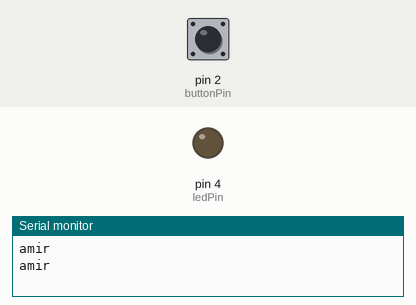
This sketch was run on a simulated Arduino Uno, built with avr-gcc and run on an emulated ATmega328P. Parts: output pins drawn as LEDs (lit = HIGH), the last lines printed to the serial monitor. The inputs (shaded band) are chosen by the test bench; at power-on: pin 2 (buttonPin) HIGH.

Above: at 1.2 s.
1.3 s: pin 2 (buttonPin) pulled LOW for 0.15 s
At 6.4 s:
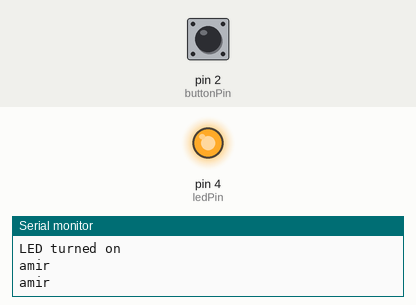
Timing chart, 0 to 11.5 s (numbered marks = the images above; inputs shaded):
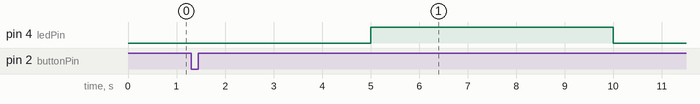

Measured:
- after the input at 1.3 s, pin 4 (ledPin): LOW → HIGH after 3.7 s instead of 8.7 s

The sketch:

sketch_jul14c.ino
```cpp
const int buttonPin = 2;  // Pin for the button
const int ledPin = 4;     // Pin for the LED
#include <MsTimer2.h>
volatile bool ledState = false; // State of the LED


void setup() {
  pinMode(buttonPin, INPUT_PULLUP); // Set button pin as input with internal pull-up resistor
  pinMode(ledPin, OUTPUT);           // Set LED pin as output
  Serial.begin(9600);
  // Attach interrupt to button pin, triggering on RISING
  attachInterrupt(digitalPinToInterrupt(buttonPin), turnOn, RISING);

  MsTimer2::set(5000, turnOn); // 5000ms period
  MsTimer2::start();
 // MsTimer2::stop();
}


void turnOn()
{
  static boolean output = HIGH;

  //digitalWrite(ledPin, output);
  Serial.println(ledState ? "LED turned on" : "LED turned off");
  digitalWrite(ledPin, ledState ? HIGH : LOW); // Write the new state to the LED
  ledState =! ledState ;
}


void loop()
{ Serial.println("amir");
delay(1000);
}
```
